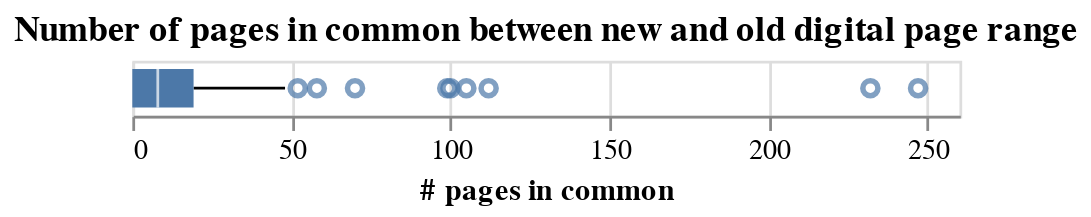

The notebook cell saved with this chart:
### Code cell
alt.Chart(changed_pages).mark_boxplot().encode(
    x=alt.X(
        "num_common_pages",
        title="# pages in common",
    )
).properties(
    title="Number of pages in common between new and old digital page range"
)
